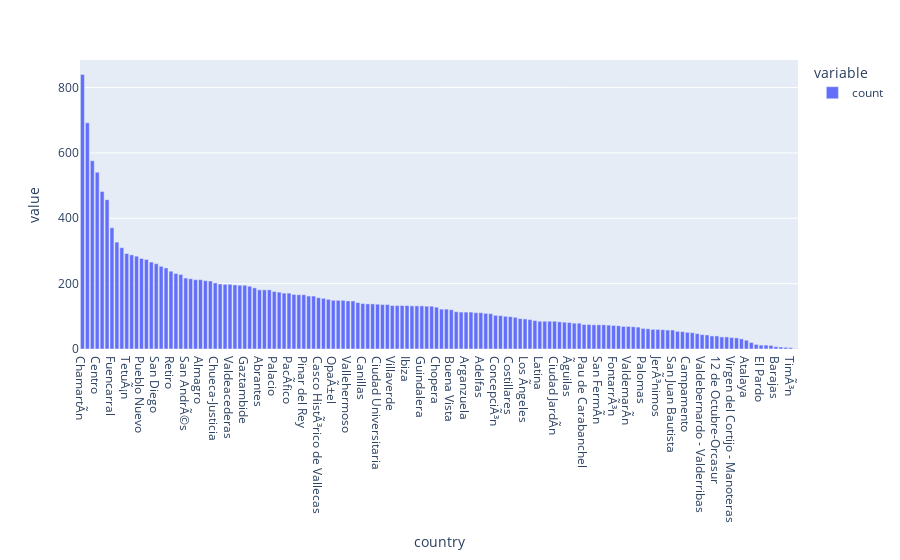

This figure's notebook cell:
### Code cell
px.bar(df.country.value_counts())

### Figure 1 — Plotly figure (JSON) as saved in the notebook; plotly's stock layout.template omitted (floating-point values rounded to 4 significant figures; data arrays with more than 128 entries replaced by an {"elided": "..."} marker saying what was removed)
{"data": [{"alignmentgroup": "True", "hovertemplate": "variable=count<br>country=%{x}<br>value=%{y}<extra></extra>", "legendgroup": "count", "marker": {"color": "#636efa", "pattern": {"shape": ""}}, "name": "count", "offsetgroup": "count", "orientation": "v", "showlegend": true, "textposition": "auto", "type": "bar", "x": {"elided": "146 str values"}, "xaxis": "x", "y": {"elided": "146 int values"}, "yaxis": "y"}], "layout": {"barmode": "relative", "legend": {"title": {"text": "variable"}, "tracegroupgap": 0}, "margin": {"t": 60}, "xaxis": {"anchor": "y", "domain": [0, 1], "title": {"text": "country"}}, "yaxis": {"anchor": "x", "domain": [0, 1], "title": {"text": "value"}}}}
